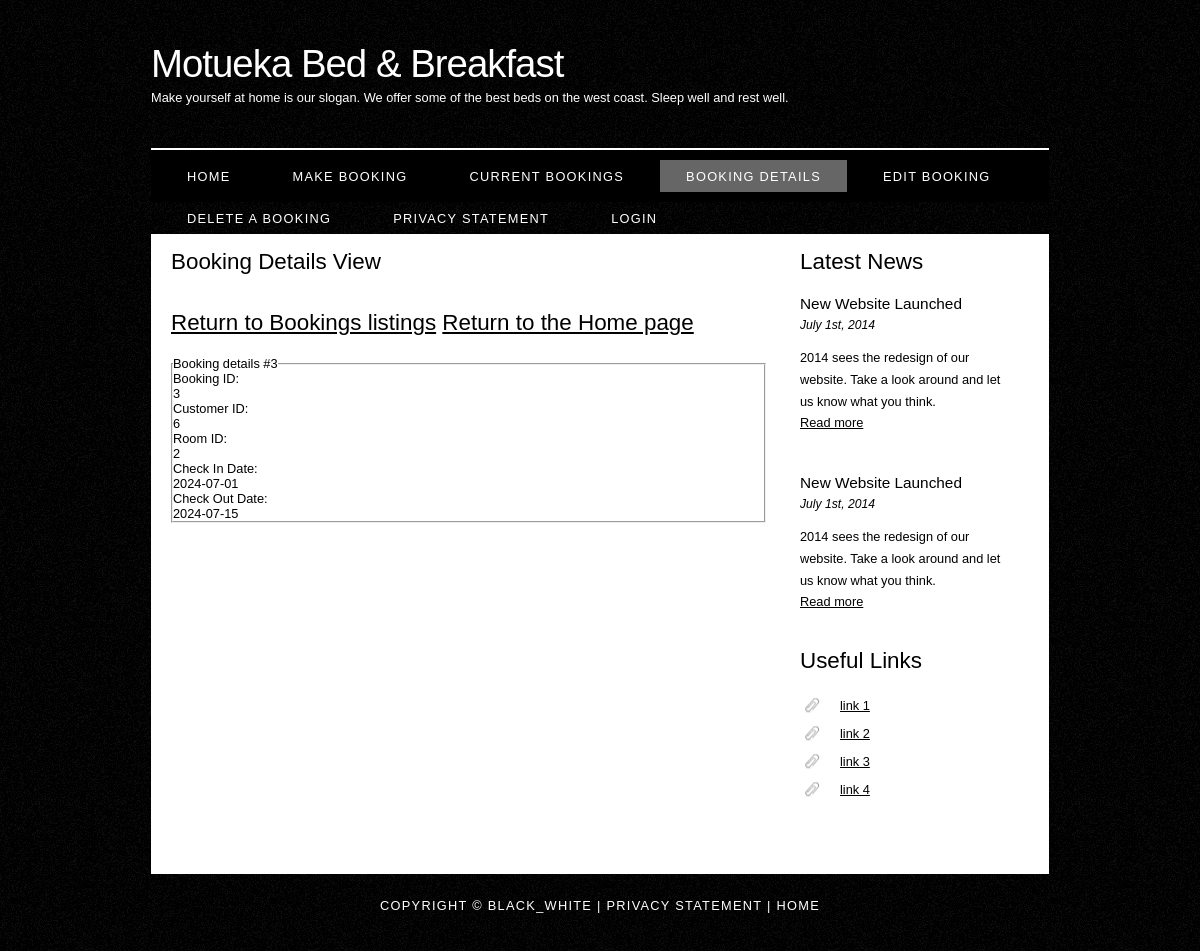
The app's page /bookingdetails.php?id=3 with its own data.
### tables this page shows
CREATE TABLE IF NOT EXISTS bookings (
  bookingID int unsigned NOT NULL auto_increment,
  customerID int NOT NULL,
  roomID int NOT NULL,
  checkInDate date NOT NULL,
  checkOutDate date NOT NULL,
  contactNumber varchar(20) NOT NULL,
  bookingExtras varchar(300),
  review varchar(300),
  PRIMARY KEY (bookingID)
) AUTO_INCREMENT=1;

### bookingdetails.php (the view, shortened to what this page needs)
<!DOCTYPE html>
<html>
<head>
    <link rel="stylesheet" type="text/css" href="style/style.css" title="style" />
</head>
<body>
<?php
$db_connection = mysqli_connect(DBHOST, DBUSER, DBPASSWORD, DBDATABASE);
$id = $_GET['id'];
$query = 'SELECT * FROM bookings WHERE bookingID='.$id;
$result = mysqli_query($db_connection, $query);
$rowcount = mysqli_num_rows($result);
?>
    <div id="main">
        <div id="header">
          <div id="logo">
            <div id="logo_text">
              <h1><a href="index.php"><span class="logo_colour"></span>Motueka Bed & Breakfast</a></h1>
              <h2>Make yourself at home is our slogan. We offer some of the best beds on the west coast. Sleep well and rest well.</h2>
            </div>
          </div>
          <div id="menubar">
            <ul id="menu">
              <li><a href="index.php">Home</a></li>
              <li><a href="makebooking.php">Make Booking</a></li>
              <li><a href="listbookings.php">Current Bookings</a></li>
              <li class="selected"><a href="bookingdetails.php">Booking Details</a></li>
              <li><a href="editbooking.php">Edit Booking</a></li>
              <li><a href="deletebooking.php">Delete a Booking</a></li>
              <li><a href="privacy.php">Privacy Statement</a></li>
              <li><a href="login.php">Login</a></li>
            </ul>
          </div>
        </div>
        <div id="site_content">
            <div class="sidebar">
              <h3>Latest News</h3>
              <h4>New Website Launched</h4>
              <h5>July 1st, 2014</h5>
              <p>2014 sees the redesign of our website. Take a look around and let us know what you think.<br /><a href="#">Read more</a></p>
              <p></p>
              <h4>New Website Launched</h4>
              <h5>July 1st, 2014</h5>
              <p>2014 sees the redesign of our website. Take a look around and let us know what you think.<br /><a href="#">Read more</a></p>
              <h3>Useful Links</h3>
              <ul>
                <li><a href="#">link 1</a></li>
                <li><a href="#">link 2</a></li>
                <li><a href="#">link 3</a></li>
                <li><a href="#">link 4</a></li>
              </ul>
            </div>
            <div id="content">
            <h1>Booking Details View</h1>
            <h2><a href='listbookings.php'>Return to Bookings listings</a> <a href='index.php'>Return to the Home page</a></h2>
            <?php
            if($rowcount > 0)
            {
            echo "<fieldset><legend>Booking details #$id</legend><dl>";
            $row = mysqli_fetch_assoc($result);
            echo "<dt>Booking ID:</dt><dd>".$row['bookingID']."</dd>".PHP_EOL;
            echo "<dt>Customer ID:</dt><dd>".$row['customerID']."</dd>".PHP_EOL;
            echo "<dt>Room ID:</dt><dd>".$row['roomID']."</dd>".PHP_EOL;
            echo "<dt>Check In Date:</dt><dd>".$row['checkInDate']."</dd>".PHP_EOL;
            echo "<dt>Check Out Date:</dt><dd>".$row['checkOutDate']."</dd>".PHP_EOL;
            echo '</dl></fieldset>'.PHP_EOL;
            }
            else
            {
              echo "<h2>No Booking found!</h2>";
            }
            ?>
              </div>
            </div>
            <div id="footer">
              Copyright &copy; black_white | <a href="privacy.php">Privacy Statement</a> | <a href="index.php">Home</a>
            </div>
        </div>
</body>

### style/style.css (style rules this page uses)
html { height: 100%; }
* { margin: 0; padding: 0; }
body { font: normal .80em 'trebuchet ms', arial, sans-serif; background: #F0EFE2 url(background.png) repeat; color: #000; }
p { padding: 0 0 20px 0; line-height: 1.7em; }
h1, h2, h3, h4, h5, h6 { font: normal 175% 'century gothic', arial, sans-serif; color: #000; margin: 0 0 15px 0; padding: 15px 0 5px 0; }
h2 { font: normal 175% 'century gothic', arial, sans-serif; }
h4, h5, h6 { margin: 0; padding: 0 0 5px 0; font: normal 120% arial, sans-serif; }
h5, h6 { font: italic 95% arial, sans-serif; padding: 0 0 15px 0; }
a, a:hover { outline: none; text-decoration: underline; color: #000; }
ul { margin: 2px 0 22px 17px; }
ul li { list-style-type: circle; margin: 0 0 6px 0; padding: 0 0 4px 5px; }
#main, #logo, #menubar, #site_content, #footer { margin-left: auto; margin-right: auto; }
#header { background: transparent; height: 202px; }
#logo { width: 898px; position: relative; height: 148px; border-bottom: 2px solid #FFF; }
#logo #logo_text { position: absolute; top: 20px; left: 0; }
#logo h1, #logo h2 { font: normal 300% 'century gothic', arial, sans-serif; border-bottom: 0; text-transform: none; margin: 0; }
#logo_text h1, #logo_text h1 a, #logo_text h1 a:hover { padding: 22px 0 0 0; color: #FFF; letter-spacing: -1px; text-decoration: none; }
#logo_text h2 { font-size: 100%; padding: 4px 0 0 0; color: #FFF; }
#menubar { width: 898px; height: 52px; padding: 0; background: #000; }
ul#menu, ul#menu li { float: left; margin: 0; padding: 0; }
ul#menu li { list-style: none; }
ul#menu li a { letter-spacing: 0.1em; font: normal 100% arial, sans-serif; display: block; float: left; height: 17px; margin: 10px 0 0 10px; padding: 9px 26px 6px 26px; text-align: center; color: #FFF; text-transform: uppercase; text-decoration: none; background: transparent; }
ul#menu li a:hover, ul#menu li.selected a, ul#menu li.selected a:hover { color: #FFF; background: transparent url(transparent_light.png) repeat; }
#site_content { width: 854px; overflow: hidden; margin: 0 auto 0 auto; padding: 0 24px 20px 20px; background: #FFF; }
.sidebar { float: right; width: 210px; padding: 0 15px 20px 15px; }
.sidebar ul { width: 198px; padding: 4px 0 0 0; margin: 4px 0 30px 0; }
.sidebar li { list-style: none; padding: 0 0 7px 0; }
.sidebar li a, .sidebar li a:hover { padding: 0 0 0 40px; display: block; background: transparent url(link.png) no-repeat left center; }
#content { text-align: left; float: left; width: 595px; padding: 0; }
#footer { width: 898px; font: normal 100% 'lucida sans unicode', arial, sans-serif; height: 33px; padding: 24px 0 5px 0; text-align: center; background: transparent; color: #FFF; text-transform: uppercase; letter-spacing: 0.1em; }
#footer a { color: #FFF; text-decoration: none; }

### records on screen
bookings: bookingID "3", customerID "6", roomID "2", checkInDate "2024-07-01", checkOutDate "2024-07-15"

### other values on screen
$id "3"
